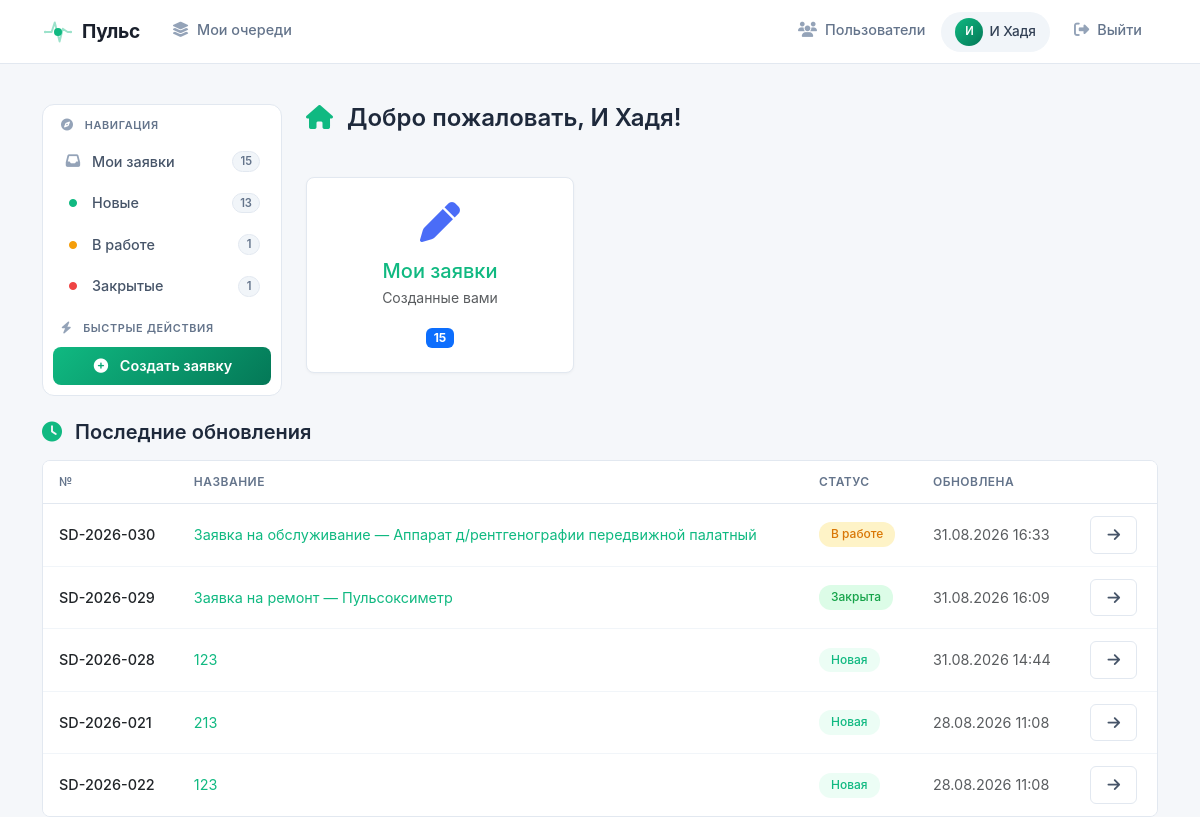
Page / (signed in) on the committed database.
### models.py (models this page shows, shortened)
class User(UserMixin, db.Model):
    id = db.Column(db.Integer, primary_key=True)
    username = db.Column(db.String(80), unique=True, nullable=False)
    password = db.Column(db.String(200), nullable=False)
    full_name = db.Column(db.String(300), nullable=True)
    email = db.Column(db.String(120), unique=True, nullable=False)
    phone = db.Column(db.String(20), nullable=True)
    department = db.Column(db.String(200), nullable=True)
    position = db.Column(db.String(200), nullable=True)
    office = db.Column(db.String(50), nullable=True)
    role = db.Column(db.Integer, default=1)
    created_at = db.Column(db.DateTime, default=datetime.now(tz))
    notify_email = db.Column(db.Boolean, default=True)
    queues = db.relationship('Queue', secondary='user_queue', back_populates='members')
    admin_queues = db.relationship('Queue', secondary='queue_admins', back_populates='admins')
    assigned_tickets = db.relationship('Ticket', secondary='ticket_assignees', back_populates='assignees')
    created_tickets = db.relationship('Ticket', foreign_keys='Ticket.created_by_id', backref='creator')
    allowed_queues = db.relationship(
        'Queue',
        secondary='queue_links',
        primaryjoin='Queue.id == queue_links.c.queue_from',
        secondaryjoin='Queue.id == queue_links.c.queue_to',
        backref='allowed_by_queues'
    )
    bookings = db.relationship('Booking', backref='user', lazy=True)
    @property
    def department(self):
        return ', '.join(q.name for q in self.queues)

class Ticket(db.Model):
    id = db.Column(db.Integer, primary_key=True)
    ticket_number = db.Column(db.String(20), unique=True, nullable=False)
    title = db.Column(db.String(200), nullable=False)
    description = db.Column(db.Text, nullable=False)
    status = db.Column(db.String(50), default='Новая')
    priority = db.Column(db.String(20), default='Средний')
    start_date = db.Column(db.DateTime, nullable=True)
    deadline = db.Column(db.DateTime, nullable=True)
    actual_deadline = db.Column(db.DateTime, nullable=True)
    created_by_id = db.Column(db.Integer, db.ForeignKey('user.id'))
    queue_id = db.Column(db.Integer, db.ForeignKey('queue.id'), nullable=True)
    rating = db.Column(db.Integer, nullable=True)
    feedback_text = db.Column(db.Text, nullable=True)
    created_at = db.Column(db.DateTime, default=datetime.now(tz))
    updated_at = db.Column(db.DateTime, default=datetime.now(tz), onupdate=datetime.now(tz))
    closed_at = db.Column(db.DateTime, nullable=True)
    assignees = db.relationship('User', secondary='ticket_assignees', back_populates='assigned_tickets')
    attachments = db.relationship('Attachment', backref='ticket', lazy=True)
    metrologist_request = db.relationship(
        'MetrologistRequest',
        back_populates='ticket',
        uselist=False,
        cascade='all, delete-orphan'
    )

### app.py (the view)
@app.route('/')
@login_required
def index():
    if current_user.role == 2:
        queue_ids = [q.id for q in current_user.queues]
        base_query = Ticket.query.filter(Ticket.queue_id.in_(queue_ids)) if queue_ids else Ticket.query.filter(False)
    else:
        base_query = Ticket.query.filter_by(created_by_id=current_user.id)
    queue_tickets_count = base_query.count()
    new_tickets_count = base_query.filter_by(status="Новая").count()
    work_tickets_count = base_query.filter_by(status="В работе").count()
    closed_tickets_count = base_query.filter_by(status="Закрыта").count()
    return render_template(
        'index.html',
        queue_tickets_count=queue_tickets_count,
        new_tickets_count=new_tickets_count,
        work_tickets_count=work_tickets_count,
        closed_tickets_count=closed_tickets_count,
        Ticket=Ticket
    )

### templates/index.html (shortened to what this page needs)
{% extends "base.html" %}
{% block content %}
<div class="index-page">
    {% if current_user.is_authenticated and current_user.role in [1, 2] %}
    <aside class="index-sidebar">
        {% include 'sidebar.html' %}
    </aside>
    {%endif%}
    <main class="index-main">
        <div class="index-header">
            <div>
                <h4 class="mb-2 fw-semibold">
                    <i class="fas fa-home me-2" style="color: var(--primary);"></i>
                    Добро пожаловать, {{ current_user.full_name }}!
                </h4>
            </div>
        </div>
        <div class="row g-4 mt-1">
            <div class="col-md-4">
                <a href="{{ url_for('tickets.my_tickets') }}"
                   class="text-decoration-none">
                    <div class="card-modern h-100 text-center p-4 hover-shadow">
                        <i class="fas fa-pen"
                           style="font-size: 2.5rem; color: #4a6cf7;"></i>
                        <h5 class="mt-3 mb-1">
                            Мои заявки
                        </h5>
                        <p class="text-muted small mb-3">
                            Созданные вами
                        </p>
                        <span class="badge bg-primary">
                            {{ current_user.created_tickets|length }}
                        </span>
                    </div>
                </a>
            </div>
        </div>
        </div>
        <div class="mt-4">
            <h5 class="fw-semibold mb-3">
                <i class="fas fa-clock me-2"
                   style="color: var(--primary);"></i>
                Последние обновления
            </h5>
            {% set user_ticket_ids = [] %}
            {% for ticket in current_user.created_tickets %}
                {% set _ = user_ticket_ids.append(ticket.id) %}
            {% endfor %}
            {% for ticket in current_user.assigned_tickets %}
                {% if ticket.id not in user_ticket_ids %}
                    {% set _ = user_ticket_ids.append(ticket.id) %}
                {% endif %}
            {% endfor %}
            {% set recent_tickets =
                Ticket.query
                .filter(Ticket.id.in_(user_ticket_ids))
                .order_by(Ticket.updated_at.desc())
                .limit(5)
                .all()
                if user_ticket_ids
                else []
            %}
            {% if recent_tickets %}
                <div class="table-modern">
                    <table class="table mb-0">
                        <thead>
                            <tr>
                                <th>№</th>
                                <th>Название</th>
                                <th>Статус</th>
                                <th>Обновлена</th>
                                <th></th>
                            </tr>
                        </thead>
                        <tbody>
                            {% for ticket in recent_tickets %}
                                <tr>
                                    <td>
                                        <span class="fw-medium">
                                            {{ ticket.ticket_number }}
                                        </span>
                                    </td>
                                    <td>
                                        <a href="{{ url_for(
                                            'tickets.ticket_detail',
                                            ticket_id=ticket.id
                                        ) }}">
                                            {{ ticket.title }}
                                        </a>
                                    </td>
                                    <td>
                                        <span class="badge-status
                                            {% if ticket.status == 'Новая' %}
                                                badge-status-new
                                            {% elif ticket.status == 'В работе' %}
                                                badge-status-work
                                            {% elif ticket.status == 'Закрыта' %}
                                                badge-status-closed
                                            {% else %}
                                                badge-status-other
                                            {% endif %}
                                        ">
                                            {{ ticket.status }}
                                        </span>
                                    </td>
                                    <td class="text-muted small">
                                        {{ ticket.updated_at.strftime(
                                            '%d.%m.%Y %H:%M'
                                        ) }}
                                    </td>
                                    <td>
                                        <a href="{{ url_for(
                                            'tickets.ticket_detail',
                                            ticket_id=ticket.id
                                        ) }}"
                                           class="btn btn-outline-modern btn-sm">
                                            <i class="fas fa-arrow-right"></i>
                                        </a>
                                    </td>
                                </tr>
                            {% endfor %}
                        </tbody>
                    </table>
                </div>
            {% endif %}
        </div>
</div>
{% endblock %}

### templates/base.html (shortened to what this page needs)
<!DOCTYPE html>
<html lang="ru">
<head>
    <link href="https://cdn.jsdelivr.net/npm/bootstrap@5.3.0/dist/css/bootstrap.min.css" rel="stylesheet">
    <link href="https://cdnjs.cloudflare.com/ajax/libs/font-awesome/6.4.0/css/all.min.css" rel="stylesheet">
    <link rel="stylesheet" href="{{ url_for('static', filename='style.css') }}">
    <link href="https://cdn.quilljs.com/1.3.6/quill.snow.css" rel="stylesheet">
</head>
<body>
    <nav class="navbar navbar-expand-lg navbar-custom">
        <div class="container">
            <a class="navbar-brand" href="{{ url_for('index') }}">
                <span class="logo-pulse">
                    <span class="pulse-icon">
                        <span class="pulse-dot"></span>
                    </span>
                    Пульс
                </span>
            </a>
            <div class="collapse navbar-collapse" id="navbarNav">
                <ul class="navbar-nav me-auto">
                    {% if current_user.is_authenticated and current_user.admin_queues %}
                        <li class="nav-item">
                            <a class="nav-link {{ 'active' if request.endpoint == 'my_queues' }}" href="{{ url_for('my_queues.my_queues') }}">
                                <i class="fas fa-layer-group"></i> Мои очереди
                            </a>
                        </li>
                    {% endif %}
                </ul>
                <ul class="navbar-nav align-items-center">
                    {% if current_user.is_authenticated %}
                        <li class="nav-item">
                            <a class="nav-link {{ 'active' if request.endpoint == 'users_list' }}" href="{{ url_for('users_list') }}">
                                <i class="fas fa-users"></i> Пользователи
                            </a>
                        </li>
                        <li class="nav-item me-2">
                            <a href="{{ url_for('profile') }}" class="user-badge-link" title="Перейти в профиль">
                                <span class="user-badge">
                                    <span class="user-avatar-mini">{{ (current_user.full_name or current_user.username)[0]|upper }}</span>
                                    {{ current_user.full_name or current_user.username }}
                                </span>
                            </a>
                        </li>
                        <li class="nav-item">
                            <a class="nav-link btn-logout" href="{{ url_for('login.logout') }}">
                                <i class="fas fa-sign-out-alt"></i> Выйти
                            </a>
                        </li>
                    {% else %}
                        <li class="nav-item">
                            <a class="nav-link btn-login" href="{{ url_for('login') }}">
                                <i class="fas fa-sign-in-alt"></i> Войти
                            </a>
                        </li>
                    {% endif %}
                </ul>
            </div>
        </div>
    </nav>
    <div class="container mt-4 pt-3">
        {% block content %}{% endblock %}
</body>
</html>

### templates/sidebar.html (shortened to what this page needs)
<aside class="sidebar">
    <div class="sidebar-inner">
        <div class="sidebar-section">
            <div class="sidebar-title">
                <i class="fas fa-compass me-1"></i> НАВИГАЦИЯ
            </div>
            {% set tickets_endpoint = 'tickets.queue_tickets' if current_user.role == 2 else 'tickets.my_tickets' %}
            <a href="{{ url_for(tickets_endpoint) }}" class="sidebar-link {{ 'active' if request.endpoint == tickets_endpoint and not request.args.get('status') }}">
                <i class="fas fa-inbox"></i> {{ 'Заявки очереди' if current_user.role == 2 else 'Мои заявки' }}
                <span class="badge-count">{{ queue_tickets_count|default(0) }}</span>
            </a>
            <a href="{{ url_for(tickets_endpoint, status='Новая') }}" class="sidebar-link {{ 'active' if request.args.get('status') == 'Новая' }}">
                <i class="fas fa-circle" style="color: #10b981; font-size: 0.5rem;"></i> Новые
                <span class="badge-count">{{ new_tickets_count|default(0) }}</span>
            </a>
            <a href="{{ url_for(tickets_endpoint, status='В работе') }}" class="sidebar-link {{ 'active' if request.args.get('status') == 'В работе' }}">
                <i class="fas fa-circle" style="color: #f59e0b; font-size: 0.5rem;"></i> В работе
                <span class="badge-count">{{ work_tickets_count|default(0) }}</span>
            </a>
            <a href="{{ url_for(tickets_endpoint, status='Закрыта') }}" class="sidebar-link {{ 'active' if request.args.get('status') == 'Закрыта' }}">
                <i class="fas fa-circle" style="color: #ef4444; font-size: 0.5rem;"></i> Закрытые
                <span class="badge-count">{{ closed_tickets_count|default(0) }}</span>
            </a>
        </div>
        <div class="sidebar-section">
            <div class="sidebar-title">
                <i class="fas fa-bolt me-1"></i> БЫСТРЫЕ ДЕЙСТВИЯ
            </div>
            <a href="{{ url_for('tickets.create_ticket') }}" class="sidebar-link sidebar-link-primary">
                <i class="fas fa-plus-circle"></i> Создать заявку
            </a>
        </div>
    </div>
</aside>

### rows in the picture
User: full_name "И", full_name "И Хадя", role "Мои заявки"
Ticket: ticket_number "SD-2026-030", title "Заявка на обслуживание — Аппарат д/рентгенографии передвижной палатный", status "В работе", updated_at "31.08.2026 16:33"
Ticket: ticket_number "SD-2026-029", title "Заявка на ремонт — Пульсоксиметр", status "Закрыта", updated_at "31.08.2026 16:09"
Ticket: ticket_number "SD-2026-028", title "123", status "Новая", updated_at "31.08.2026 14:44"
Ticket: ticket_number "SD-2026-021", title "213", status "Новая", updated_at "28.08.2026 11:08"
Ticket: ticket_number "SD-2026-022", title "123", status "Новая", updated_at "28.08.2026 11:08"

### other values in the picture
{{ queue_tickets_count|default(0) }} "15"
{{ new_tickets_count|default(0) }} "13"
{{ work_tickets_count|default(0) }} "1"
{{ closed_tickets_count|default(0) }} "1"
{{ current_user.created_tickets|length }} "15"
